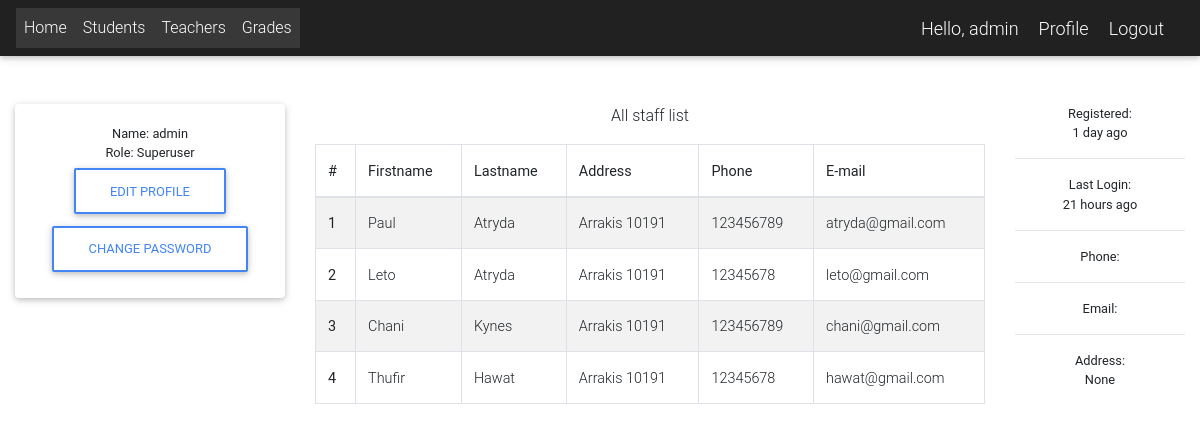
The app's page /profile/ (signed in), older data.
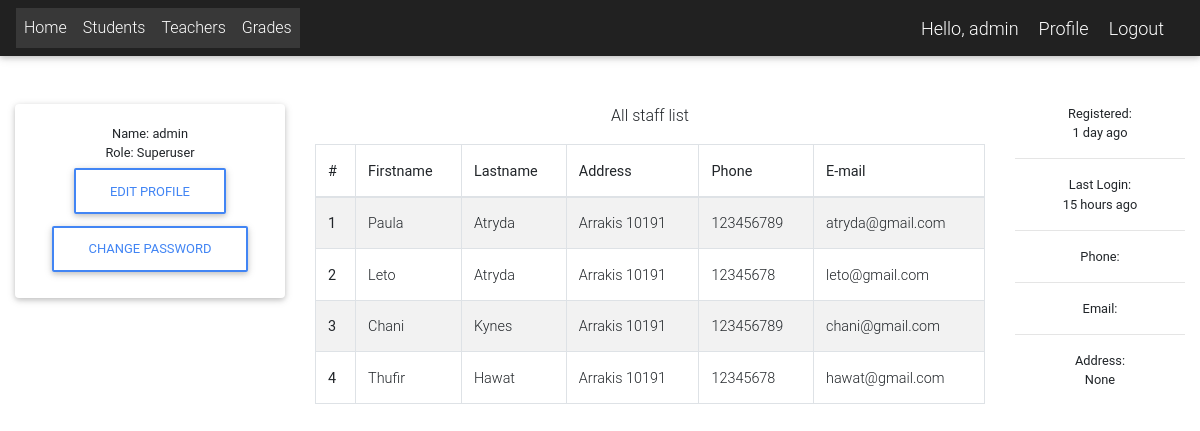
The same page, newer data.
### app/models.py (models this page shows)
class User(AbstractUser):
    is_student = models.BooleanField(default=False)
    is_teacher = models.BooleanField(default=False)
    is_director = models.BooleanField(default=False)
    phone = models.CharField(max_length=60, blank=True, null=True)
    address = models.CharField(max_length=60, blank=True, null=True)
    email = models.EmailField(blank=True, null=True)
    username_validator = ASCIIUsernameValidator()
    def get_full_name(self):
        full_name = self.username
        if self.first_name and self.last_name:
            full_name = self.last_name + " " + self.first_name
        return full_name

### app/decorators.py (the view)
    def wrapped_func(request, *args, **kwargs):
        request = is_logged_in(request)
        resp = func(request, *args, **kwargs)
        return resp

### app/utils.py (called while the page is built)
def is_logged_in(request):
    if request.user.is_authenticated:
        return request
    raise PermissionDenied

### app/views.py (called while the page is built, shortened)
@login_required
def profile(request):
    if request.user.is_teacher:
        subjects = teachers_subject(request.user.teacher)
        teacher_class = Class.objects.filter(supervising_teacher=request.user.teacher)
        class_count = len(teacher_class)
        context = {
            'subjects': subjects,
            'class': teacher_class,
            'count': class_count
        }
        return render(request, 'profile/profile.html', context)
    else:
        staff = User.objects.filter(is_teacher=True)
        return render(request, 'profile/profile.html', {"staff": staff})

### templates/profile/profile.html (shortened to what this page needs)
{% extends 'Links.html' %}
{% load static %}
{% load humanize %}
{% block content %}
 <div class="container-fluid mt-5">
  <div class="row">
    <div class="col-md-3">
<div class="card">
{% if user.is_superuser %}
  <div class="card-body card-body-cascade text-center">
    <small>Name: {{ user.get_full_name }}</small><br>
    <small>Role: Superuser</small><br>
      <a href="{% url 'edit_profile' %}" type="button" class="btn btn-outline-primary">Edit profile</a>
      <a href="{% url 'change_password' %}" type="button" class="btn btn-outline-primary">Change password</a>
  </div>
{% endif %}
</div>
    </div>
  {% if user.is_superuser %}
    <div class="col-md-7 text-center">
      <p>All staff list</p>
  <div class="table-wrapper-scroll-y">
  <table class="table table-bordered table-striped">
  <thead>
    <tr>
      <th scope="col">#</th>
      <th scope="col">Firstname</th>
      <th scope="col">Lastname</th>
      <th scope="col">Address</th>
      <th scope="col">Phone</th>
      <th scope="col">E-mail</th>
    </tr>
  </thead>
  <tbody>
    {% for staff in staff %}
    <tr>
      <th scope="row">{{ forloop.counter }}</th>
      <td>{{ staff.first_name }}</td>
      <td>{{ staff.last_name }}</td>
      <td>{{ staff.address }}</td>
      <td>{{ staff.phone }}</td>
      <td>{{ staff.email }}</td>
    </tr>
  {% endfor %}
  </tbody>
</table>
    </div>
  </div>
  {% endif %}
  <div class="col-md-2 text-center">
    <small> Registered:<br><date>{{ user.date_joined|naturaltime }}</date></small><hr />
    <small> Last Login:<br><date>
    {% if user.last_login == None %}
          Never
    {% else %}
      {{ user.last_login|naturaltime }}
    {% endif %}</date></small><hr />
    <small> Phone:<br><date>{% if user.phone %}{{ user.phone }}{% endif %}</date></small><hr />
    <small> Email:<br><date>{{ user.email }}</date></small><hr />
    <small> Address:<br><date>{{ user.address }}</date></small>
  </div>
</div>
 </div>
{% endblock %}

### templates/navbar.html (shortened to what this page needs)
{% load static %}
<nav class="navbar navbar-expand-lg navbar-dark bg-dark">
  <div class="collapse navbar-collapse" id="navbarNav">
    {% if request.user.is_authenticated %}
    <ul class="navbar-nav">
      <li class="nav-item active">
        <a class="nav-link" href="{% url 'home' %}">Home</a>
      </li>
     <li class="nav-item active">
        <a class="nav-link" href="{% url 'student_list' %}">Students</a>
      </li>
     <li class="nav-item active">
        <a class="nav-link" href="{% url 'teacher_list' %}">Teachers</a>
              </li>
             <li class="nav-item active">
        <a class="nav-link" href="{% url 'grades_list' %}">Grades</a>
    </ul>
  </div>
  <span class="greet">Hello, {{request.user.get_full_name}}</span>
  <span ><a  class="greet" href="{% url 'profile' %}">Profile</a></span>
  <span ><a  class="greet" href="{% url 'logout' %}">Logout</a></span>
    {% endif %}
</nav>

Row changes from the older to the newer data that the page shows:
changed User "admin": last_login "21 hours ago" → "15 hours ago"
changed User "atryda@gmail.com": first_name "Paul" → "Paula"
